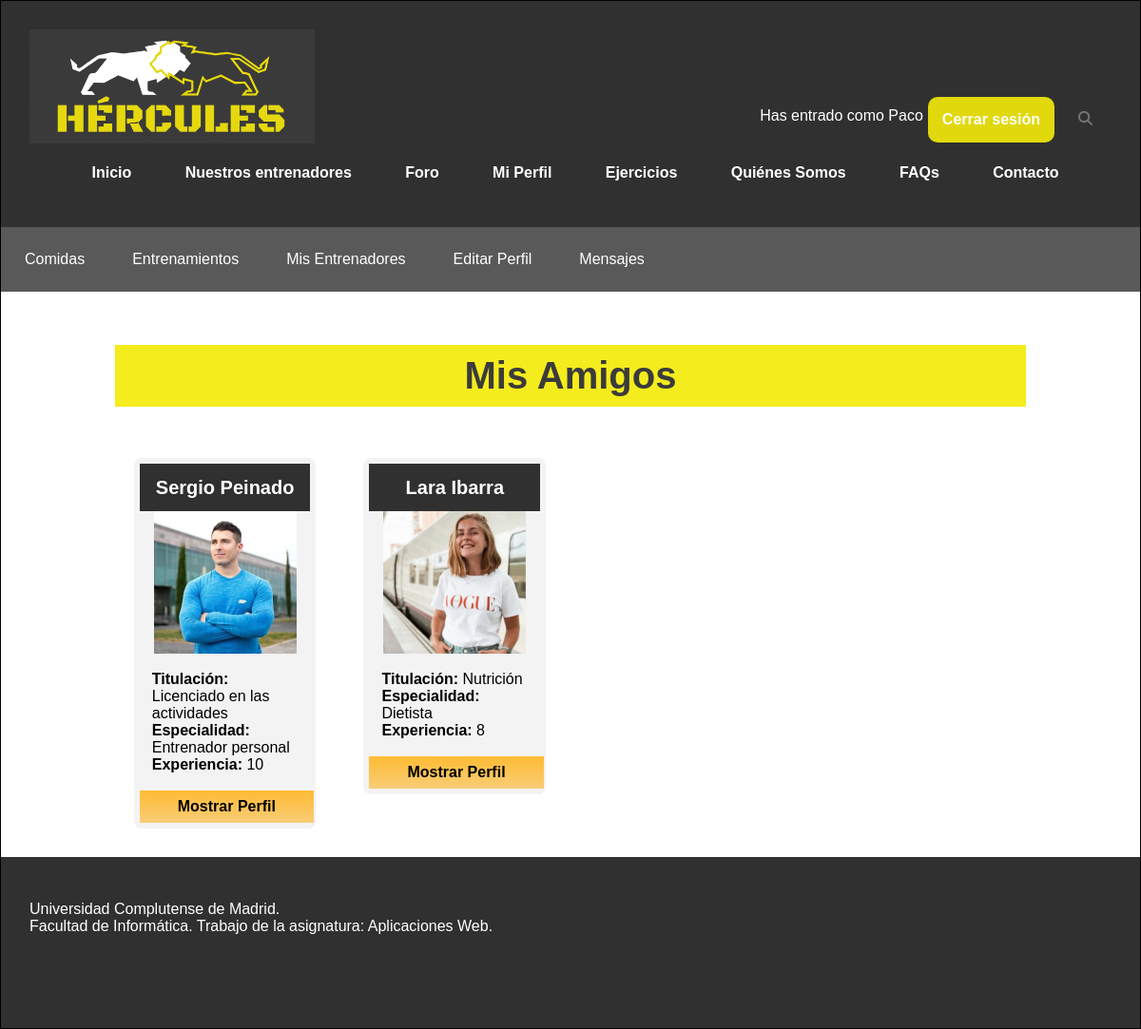
The page /miPerfilMisAmigos.php (signed in) on the database its author committed.
### tables this page shows
CREATE TABLE `usuario` (
  `nif` varchar(10) NOT NULL,
  `nombre` varchar(30) NOT NULL,
  `contrasenna` varchar(255) NOT NULL,
  `foto` varchar(255) DEFAULT 'includes/img/usuarios/default.png',
  `email` varchar(30) NOT NULL,
  `sexo` varchar(6) DEFAULT NULL,
  `fechaNac` date DEFAULT NULL,
  `telefono` varchar(15) DEFAULT NULL,
  `ubicacion` varchar(50) DEFAULT NULL,
  `peso` decimal(5,2) DEFAULT NULL,
  `altura` decimal(5,0) DEFAULT NULL,
  `preferencias` varchar(50) DEFAULT NULL,
  `tipoUsuario` tinyint(2) NOT NULL DEFAULT 0,
  `titulacion` varchar(30) DEFAULT NULL,
  `especialidad` varchar(50) DEFAULT NULL,
  `experiencia` varchar(30) DEFAULT NULL
);

### includes/DAOs/DAO.php (called while the page is built, shortened)
<?php
class DAO {
    private $servername = "localhost";
    private $username = "hercules";
    private $password = "iG8hC62acnPrvIeU";
    private $dbname = "hercules";
    private $mysqli = null;
    public function __construct(){
        if(!$this->mysqli){
            $this->mysqli = new mysqli($this->servername, $this->username, $this->password, $this->dbname);
        }
    }
    protected function consultarv2($sql){
        if ($sql != "") {
            $consulta = $this->mysqli->query($sql) or die ($this->mysqli->error. " en la linea ".(__LINE__-1));
            $tablaDatos = array();
            if (substr($sql, 0, 6) == "SELECT") {
                if ($consulta) {
                    while ($fila = mysqli_fetch_assoc($consulta)){
                        array_push($tablaDatos, $fila);
                    }
                }
            }
            return $tablaDatos;
        }
        else {
            return 0;
        }
    }
}

### includes/controller.php (called while the page is built, shortened)
<?php
require_once(__DIR__ . '/DAOs/usuarioDAO.php');
class controller{
    private $usuarioDAO;
    private static $instance = null;
    public function __construct(){
        $this->usuarioDAO = new UsuarioDAO();
    }
     public static function getInstance() {
        if (null === self::$instance) {
            self::$instance = new self();
        }
        return self::$instance;
    }
    public function cargarUsuario($nif){
        $cond= "nif = '". $nif ."'";
        $res=$this->usuarioDAO->selectUsuario('', $cond);
        if (count($res) == 1) {
            $row=$res[0];
            $usuario = new TOUsuario();
            $usuario->setNif($nif);
            $usuario->setNombre($row["nombre"]);
            $usuario->setPassword($row["contrasenna"]);
            $usuario->setEmail($row["email"]);
            $usuario->setSexo($row["sexo"]);
            $usuario->setFoto($row["foto"]);
            $usuario->setFechaNac($row["fechaNac"]);
            $usuario->setTelefono($row["telefono"]);
            $usuario->setUbicacion($row["ubicacion"]);
            $usuario->setPeso($row["peso"]);
            $usuario->setAltura($row["altura"]);
            $usuario->setPreferencias($row["preferencias"]);
            $usuario->setTipoUsuario($row["tipoUsuario"]);
            $usuario->setTitulacion($row["titulacion"]);
            $usuario->setEspecialidad($row["especialidad"]);
            $usuario->setExperiencia($row["experiencia"]);
            return $usuario;
        } else{
            return 0;
        }
    }
    public function listarMisEntrenadores($nif){
        $col = "entrenador";
        $cond="usuario = '".$nif."' AND estado = 'aceptado'";
        $consulta = $this->usuarioDAO->selectUs_Ent($col, $cond);
        $result = array();
       if ($consulta) {
        foreach ($consulta as $value) {
           $result[] = $this->cargarUsuario($value['entrenador']);
        }
            return $result;
       }
       return $result;
    }
}

### includes/config.php (called while the page is built, shortened)
<?php
require_once __DIR__.'/TOs/TOUsuario.php';
require_once __DIR__.'/controller.php';
$ctrl = controller::getInstance();

### includes/TOs/TOUsuario.php (called while the page is built, shortened)
<?php
class TOUsuario {
    private $nif;
    private $nombre;
    private $foto;
    private $titulacion;
    private $especialidad;
    private $experiencia;
    public function __construct($nif = null, $nombre = null, $password = null, $foto = null, $email = null, $sexo = null, $fechaNac = null, $telefono = null, $ubicacion = null, $peso = null, $altura = null, $preferencias = null, $tipoUsuario = null, $titulacion= null, $especialidad = null, $experiencia = null){
      $this->nif = $nif;
      $this->nombre = $nombre;
      $this->foto = $foto;
      $this->titulacion = $titulacion;
      $this->especialidad = $especialidad;
      $this->experiencia = $experiencia;
    }
    public function getNif()
    {
        return $this->nif;
    }
    public function setNif($nif)
    {
        $this->nif = $nif;
    }
    public function getNombre()
    {
        return $this->nombre;
    }
    public function setNombre($nombre)
    {
        $this->nombre = $nombre;
    }
    public function getFoto()
    {
        return $this->foto;
    }
    public function setFoto($foto)
    {
        $this->foto = $foto;
    }
    public function getTitulacion()
    {
        return $this->titulacion;
    }
    public function setTitulacion($titulacion)
    {
        $this->titulacion = $titulacion;
    }
    public function getEspecialidad()
    {
        return $this->especialidad;
    }
    public function setEspecialidad($especialidad)
    {
        $this->especialidad = $especialidad;
    }
    public function getExperiencia()
    {
        return $this->experiencia;
    }
    public function setExperiencia($experiencia)
    {
        $this->experiencia = $experiencia;
    }
}

### includes/DAOs/usuarioDAO.php (called while the page is built, shortened)
<?php
require_once(__DIR__.'/DAO.php');
require_once(__DIR__.'/../TOs/TOUsuario.php');
class UsuarioDAO extends DAO {
    public function selectUsuario($col, $cond){
        $query = "";
        if ($col == "") {
            $col = "*";
        }
        if ($cond == "") {
            $query = "SELECT ".$col." FROM usuario";
        }
        else {
            $query = "SELECT ".$col." FROM usuario WHERE ".$cond;
        }
        return $this->consultarv2($query);
    }
    public function selectUs_Ent($col, $cond){
        $query = "";
        if ($cond == "") {
            $query = "SELECT ".$col." FROM usuarioentrenador";
        }
        else {
            $query = "SELECT ".$col." FROM usuarioentrenador WHERE ".$cond;
        }
        return $this->consultarv2($query);
    }
}

### miPerfilMisAmigos.php (the view, shortened to what this page needs)
<?php
	require_once 'includes/config.php';
?>
<!DOCTYPE html>
<html>
<head>
	<link rel="stylesheet" type="text/css" href="includes/css/estilo.css" />
	<link rel="stylesheet" type="text/css" href="includes/css/estiloPagsMiPerfil.css" />
</head>
<body>
<div id="contenedor">
	<?php
		require('includes/comun/cabecera.php');
		require('miPerfilCabecera.php');
	?>
	<div id="contenido">
		<h2>Mis Amigos</h2>
		<?php
			$arr = $ctrl->listarMisEntrenadores($_SESSION['usuario']->getNif());
			if(count($arr) > 0){
				echo '<div class="entrenadores-all">';
				echo '<ul>';
				foreach ($arr as $key => $valor) {
					echo '<li>';
						echo '<h4>'.$valor->getNombre().'</h4>';
						echo '<img src="'.$valor->getFoto().'" width="300" height="120" alt="Foto usuario">';
					    echo '<p><strong>Titulación: </strong> '.$valor->getTitulacion().'<br>';
					    echo '<strong>Especialidad: </strong> '.$valor->getEspecialidad().'<br>';
					    echo '<strong>Experiencia: </strong> '.$valor->getExperiencia().'</p>';
					    echo '<a href="miPerfilMisEntrenadoresPerfiles.php?id='.$valor->getNif().'">Mostrar Perfil</a>';
					echo '</li>';
				}
				echo '</ul>';
		        echo '</div>';
			 }
			 else {
			     echo '<p><span class="varios">'. "Todavía no tiene entrenadores.".'</span></p>';
			 }
		?>
	</div>
	<?php
		require('includes/comun/pie.php');
	?>
</div>
</body>
</html>

### includes/css/estilo.css (style rules this page uses)
body { width: 100%; font-family: "Trebuchet MS", Helvetica, sans-serif; margin: 0; padding: 0; background-color: white; }
div#contenedor { margin: auto; border: 1px solid black; background-color: white; width: auto; min-width: min-content; max-width:none; }
div#contenido { padding-top: 30px; padding-bottom: 30px; min-height: 500px; width: 80%; margin-left: 10%; background-color: white; overflow:auto; }
div#contenido h2 { text-align: center; font-size: 40px; margin-top:10px; color: #3b3b3b; background-color: #f4ec1c; padding: 10px; position: relative; }
p { text-align: left; }
div#contenido .entrenadores-all { display: flex; justify-content: space-around; flex-direction: row; display: block; position: relative; font-size: 16px; width: 100%; }
.entrenadores-all ul { padding: 0px; margin: 0px; }
.entrenadores-all ul li { list-style: none; float: left; width: 20%; height: auto; background: #F3F3F3; margin: 20px 30px 0px 20px; box-sizing: border-box; border-radius: 8px; border: 1px solid #F3F3F3; padding: 5px; }
.entrenadores-all ul li h4 { width: 100%; height: 50px; line-height: 50px; background: #303030; text-align: center; color: white; font-size: 20px; margin: auto; }
.entrenadores-all ul li p { margin: auto; padding: 8px; margin: 10px 5px 10px 5px; }
.entrenadores-all ul li a { display: block; text-decoration: none; background: linear-gradient(#FFBB33, #F8CC76); padding: 8px; text-align: center; color: black; margin: auto; font-weight: 600; }
.entrenadores-all img { width: 150px; height: 150px; display:block; margin:auto; }

### includes/css/estiloPagsMiPerfil.css (style rules this page uses)
div#contenido a, button[type="submit"], button[id="abrir"] { cursor:pointer; text-decoration: none; border: 0; color: black; background-color: #f3f3f3; opacity: 1.5; margin-top: 20px; padding: 15px; width: 30%; font-size: 16px; font-weight: 600; border-radius: 8px; text-align: center; }
div#contenido .entrenadores-all a { display: block; width: 93%; background: linear-gradient(#FFBB33, #F8CC76); padding: 8px; margin: auto; border-radius: 0; }

### rows shown on the page
usuario: nombre "Sergio Peinado", foto (picture), titulacion "Licenciado en las actividades", especialidad "Entrenador personal", experiencia "10"
usuario: nombre "Lara Ibarra", foto (picture), titulacion "Nutrición", especialidad "Dietista", experiencia "8"

### other values the page prints
$_SESSION['usuario']->getNombre() "Paco"
